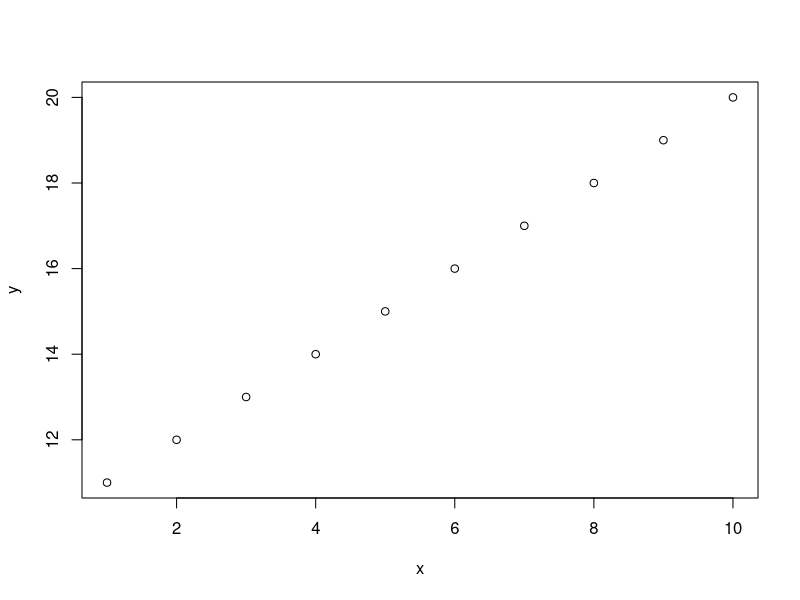
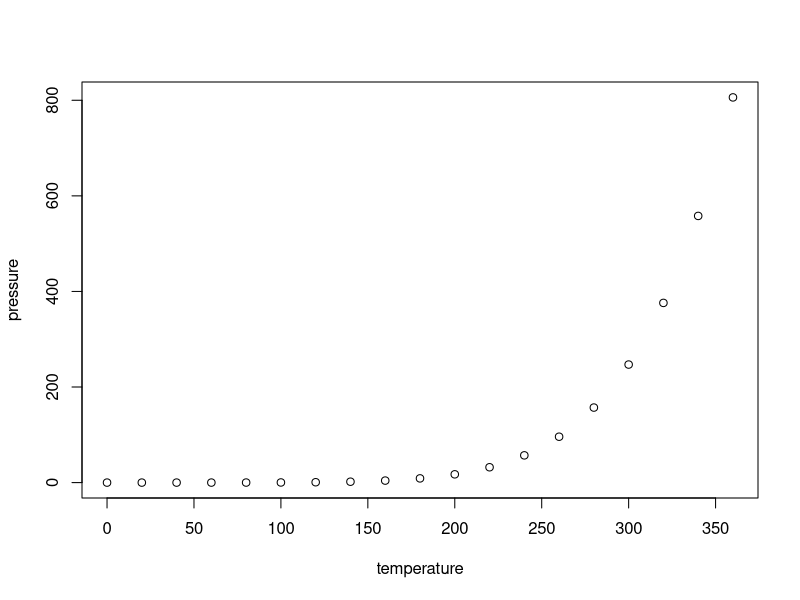

These figures' R source, in order:
## ---- chunk 1
knitr::opts_chunk$set(echo = TRUE)
## ---- chunk 2

x <- 1:10
y <- 11:20

## ---- chunk 3

plot(x, y)

## ---- chunk 4
summary(cars)
## ---- chunk 5
plot(pressure)
